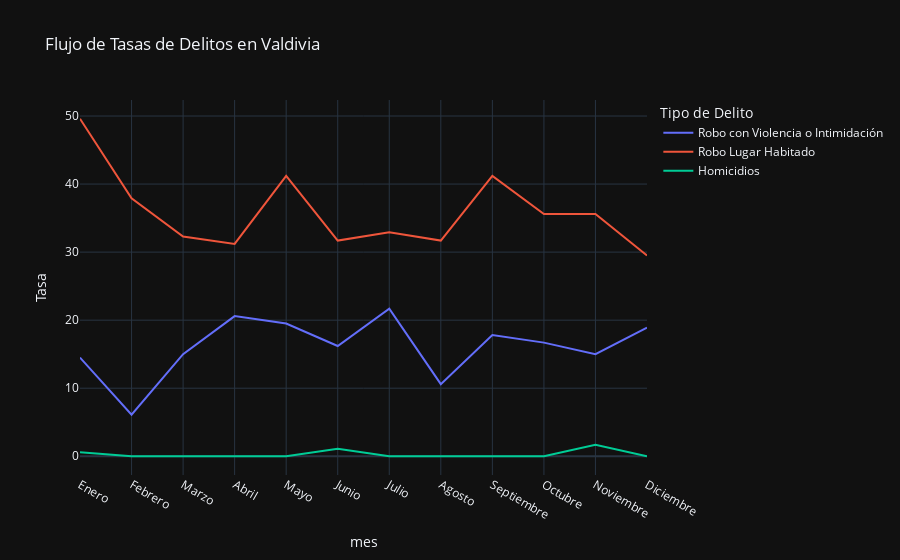

The notebook cell saved with this chart:
### Code cell
import pandas as pd
import plotly.express as px

# Cargar datos desde el archivo Excel
archivo_excel = "./Valdivia.xlsx"  # Reemplaza con la ruta correcta de tu archivo Excel
df = pd.read_excel(archivo_excel)

# Filtrar datos para la comuna de Valdivia
df_valdivia = df[df["nombre"] == "Valdivia"]

# Crear el gráfico de tipo stream (usando px.line)
fig = px.line(df_valdivia, x="mes", y="tasa", color="delito", title="Flujo de Tasas de Delitos en Valdivia",
              labels={"tasa": "Tasa", "delito": "Tipo de Delito"},
              category_orders={"mes": ["Enero", "Febrero", "Marzo", "Abril", "Mayo", "Junio", "Julio", "Agosto", "Septiembre", "Octubre", "Noviembre", "Diciembre"]},
              template="plotly_dark")

# Mostrar el gráfico
fig.show()

### Figure 1 — Plotly figure (JSON) as saved in the notebook; plotly's stock layout.template omitted (floating-point values rounded to 4 significant figures)
{"data": [{"hovertemplate": "Tipo de Delito=Robo con Violencia o Intimidación<br>mes=%{x}<br>Tasa=%{y}<extra></extra>", "legendgroup": "Robo con Violencia o Intimidación", "line": {"color": "#636efa", "dash": "solid"}, "marker": {"symbol": "circle"}, "mode": "lines", "name": "Robo con Violencia o Intimidación", "orientation": "v", "showlegend": true, "type": "scatter", "x": ["Enero", "Febrero", "Marzo", "Abril", "Mayo", "Junio", "Julio", "Agosto", "Septiembre", "Octubre", "Noviembre", "Diciembre"], "xaxis": "x", "y": [14.5, 6.1, 15, 20.6, 19.5, 16.2, 21.7, 10.6, 17.8, 16.7, 15, 18.9], "yaxis": "y"}, {"hovertemplate": "Tipo de Delito=Robo Lugar Habitado<br>mes=%{x}<br>Tasa=%{y}<extra></extra>", "legendgroup": "Robo Lugar Habitado", "line": {"color": "#EF553B", "dash": "solid"}, "marker": {"symbol": "circle"}, "mode": "lines", "name": "Robo Lugar Habitado", "orientation": "v", "showlegend": true, "type": "scatter", "x": ["Enero", "Febrero", "Marzo", "Abril", "Mayo", "Junio", "Julio", "Agosto", "Septiembre", "Octubre", "Noviembre", "Diciembre"], "xaxis": "x", "y": [49.6, 37.9, 32.3, 31.2, 41.2, 31.7, 32.9, 31.7, 41.2, 35.6, 35.6, 29.5], "yaxis": "y"}, {"hovertemplate": "Tipo de Delito=Homicidios<br>mes=%{x}<br>Tasa=%{y}<extra></extra>", "legendgroup": "Homicidios", "line": {"color": "#00cc96", "dash": "solid"}, "marker": {"symbol": "circle"}, "mode": "lines", "name": "Homicidios", "orientation": "v", "showlegend": true, "type": "scatter", "x": ["Enero", "Febrero", "Marzo", "Abril", "Mayo", "Junio", "Julio", "Agosto", "Septiembre", "Octubre", "Noviembre", "Diciembre"], "xaxis": "x", "y": [0.6, 0, 0, 0, 0, 1.1, 0, 0, 0, 0, 1.7, 0], "yaxis": "y"}], "layout": {"autosize": true, "legend": {"title": {"text": "Tipo de Delito"}, "tracegroupgap": 0}, "title": {"text": "Flujo de Tasas de Delitos en Valdivia"}, "xaxis": {"anchor": "y", "autorange": true, "categoryarray": ["Enero", "Febrero", "Marzo", "Abril", "Mayo", "Junio", "Julio", "Agosto", "Septiembre", "Octubre", "Noviembre", "Diciembre"], "categoryorder": "array", "domain": [0, 1], "range": [0, 11], "title": {"text": "mes"}, "type": "category"}, "yaxis": {"anchor": "x", "autorange": true, "domain": [0, 1], "range": [-2.756, 52.36], "title": {"text": "Tasa"}, "type": "linear"}}}
